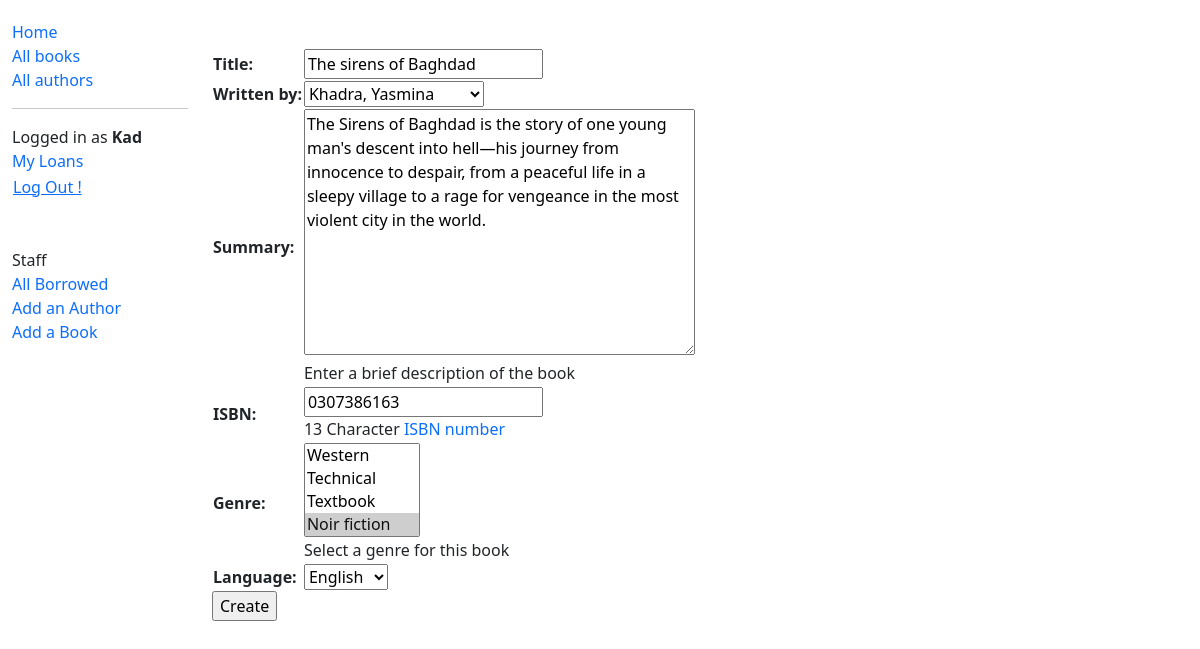
The app's page /catalog/book/1/update (signed in) with its own data.
### LocalLibrary/models.py (models this page shows, shortened)
class Book(models.Model):
    title = models.CharField(max_length=255)
    author = models.ForeignKey("Author", on_delete=models.RESTRICT, null=True, verbose_name="written by")
    summary = models.TextField(max_length=1000, help_text="Enter a brief description of the book")
    ISBN = models.CharField('ISBN', max_length=13,
                            unique=True,
                            help_text='13 Character <a href="https://www.isbn-international.org/content/what-isbn'
                                      '">ISBN number</a>'
                            )
    genre = models.ManyToManyField(Genre, help_text="Select a genre for this book")
    language = models.ForeignKey('Language', on_delete=models.SET_NULL, null=True)

### LocalLibrary/views.py (the view)
# urls.py: path('book/<int:pk>/update', views.BookUpdateView.as_view(), name='book-update'),
class BookUpdateView(PermissionRequiredMixin, generic.edit.UpdateView):
    model = Book
    fields = '__all__'
    template_name = 'LocalLibrary/books/book_form.html'
    permission_required = "LocalLibrary.update_book"

### LocalLibrary/models.py (called while the page is built)
    def __str__(self):
        return self.name

    def __str__(self):
        return f'{self.last_name}, {self.first_name}'

    def __str__(self):
        return self.name

### LocalLibrary/templates/LocalLibrary/books/book_form.html (shortened to what this page needs)
{% extends 'LocalLibrary/base_generic.html' %}
{% block content %}
<form action="" method="post">
    <table>
        {{ form.as_table }}
    </table>
    <input type="submit" value="Create">
</form>
{% endblock content %}

### LocalLibrary/templates/LocalLibrary/base_generic.html (shortened to what this page needs)
<!DOCTYPE html>
<html lang="en">
<head>
    <link href="https://cdn.jsdelivr.net/npm/bootstrap@5.3.3/dist/css/bootstrap.min.css" rel="stylesheet">
    <link rel="stylesheet" href="https://cdn.jsdelivr.net/npm/bootstrap-icons@1.11.3/font/bootstrap-icons.min.css">
    {% load static %}
    <link rel="stylesheet" href="{% static 'LocalLibrary/style.css' %}">
</head>
<body>
    <div class="container-fluid">
        <div class="row">
          <div class="col-sm-2">
            {% block sidebar %}
              <ul class="sidebar-nav">
                <li><a href="{% url 'LocalLibrary:index' %}">Home</a></li>
                <li><a href="{% url 'LocalLibrary:books' %}">All books</a></li>
                <li><a href="{% url 'LocalLibrary:authors' %}">All authors</a></li>
                <hr>
                {% if user.is_authenticated %}
                <li>Logged in as <strong>{{user.get_username|title}}</strong></li>
                <li><a href="{% url 'LocalLibrary:my-borrowed' %}">My Loans</a></li>
                <li>
                  <form action="{% url 'logout' %}" method="post">
                    <button type="submit" class="btn btn-link ms-0 p-0">Log Out !</button>
                  </form>
                </li>
                {% else %}
                  <li><a href="{% url 'login' %}">Log in ?</a></li>
                {% endif %}
                {% if user.is_staff %}
                  <li class="mt-5">Staff</li>
                  <li><a href="{% url 'LocalLibrary:all-borrowed' %}">All Borrowed</a></li>
                {% endif %}
                {% if perms.LocalLibrary.add_author %}
                  <li><a href="{% url 'LocalLibrary:author-create' %}">Add an Author</a></li>
                {% endif %}
                {% if perms.LocalLibrary.add_book %}
                  <li><a href="{% url 'LocalLibrary:book-create' %}">Add a Book</a></li>
                {% endif %}
              </ul>
            {% endblock %}
          </div>
          <div class="col-sm-10 mt-5">
            {% block content %}{% endblock %}
          </div>
        </div>
    </div>
</body>
</html>

### LocalLibrary/static/LocalLibrary/style.css (style rules this page uses)
.sidebar-nav { margin-top: 20px; padding: 0; list-style: none; }
a { text-decoration: none; }

### records on screen
Book: title "The sirens of Baghdad", author "Khadra, Yasmina", summary "The Sirens of Baghdad is the story of one young man's descent into hell—his journey from innocence to despair, from a peaceful life in a sleepy village to a rage for vengeance in the most violent city in the world.", ISBN "0307386163", language "English"

### other values on screen
{{ user.get_username|title }} "Kad"
